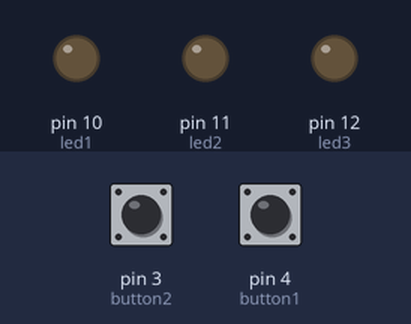
Bench run of a sketch on a simulated Arduino Uno, built with avr-gcc and run on an emulated ATmega328P. Parts: output pins drawn as LEDs (lit = HIGH). The inputs (shaded band) are chosen by the test bench; at power-on: pin 3 (button2) LOW, pin 4 (button1) LOW.

Above: at 1.2 s.
1.3 s: pin 3 (button2) pulled HIGH for 0.15 s
At 2.1 s:
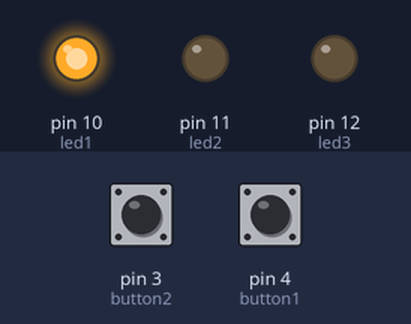
2.9 s: pin 3 (button2) pulled HIGH for 1 s
At 5.1 s:
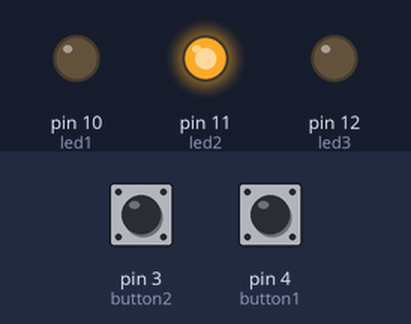
5.4 s: pin 3 (button2) pulled HIGH for 0.15 s
At 6.7 s:
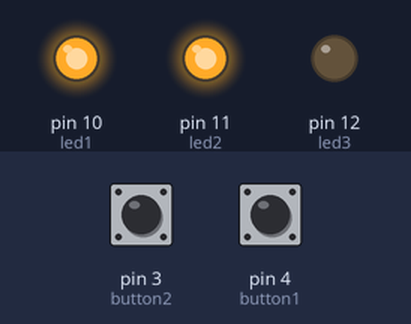
7.0 s: pin 3 (button2) pulled HIGH for 3.2 s
At 10.9 s:
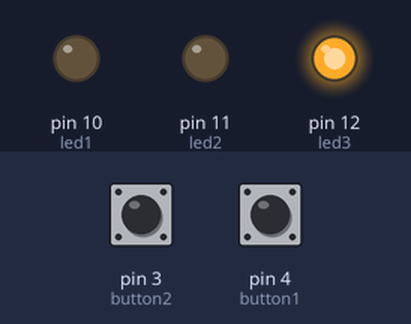
11.7 s: pin 3 (button2) pulled HIGH for 0.15 s
At 12.5 s:
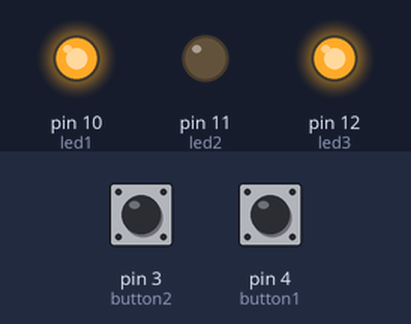
13.3 s: pin 3 (button2) pulled HIGH for 1 s
At 14.8 s:
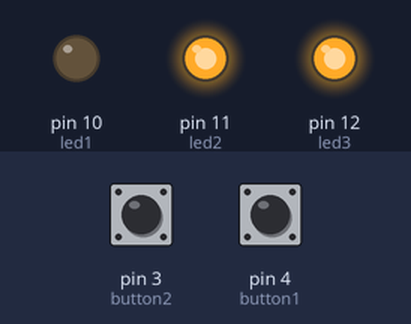
Timing chart, 0 to 16.3 s (numbered marks = the images above; inputs shaded):
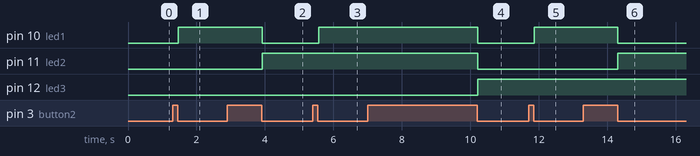

The sketch:

CS362_Lab2.ino
```cpp
//Gina Gerace, 664765515, ggerac3
//Lab 2
//Use 2 push buttons to increment or decrement a counter. The counter's
//   value should be shown in binary on three LEDs.
//I expect the Debounce code to take care of any bouncing going on in the push buttons.
//    I expect using the push buttons will change the LEDs.
//I used code snippets from Ladyada Lesson 5. And i refered to the Arduino Button tutorial.

int button1 = 4;                //button to decrease counter
int button2 = 3;                //button to increase counter
int led1 = 10;
int led2 = 11;
int led3 = 12;

int count = 0;                  //will hold value to represent in binary

//for button1
int val1;                       // variable for reading the pin status
int val2;                       // variable for reading the delayed/debounced status
int buttonState1;               // variable to hold the button state

//for button2
int val3;                       // variable for reading the pin status
int val4;                       // variable for reading the delayed/debounced status
int buttonState2;               // variable to hold the button state


void setup() {
  // Set the switch pins as input
  pinMode(button1, INPUT);
  pinMode(button2, INPUT);

  // Set the LED pins to output
  pinMode(led1, OUTPUT);
  pinMode(led2, OUTPUT);
  pinMode(led3, OUTPUT);

  Serial.begin(9600);                     // Set up serial communication at 9600bps
  buttonState1 = digitalRead(button1);    // read the initial state for button 1
  buttonState2 = digitalRead(button2);    // read the initial state for button 2
}

void loop() {
  //if button1 is pressed
  val1 = digitalRead(button1);       // read input value and store it in val
  delay(10);                         // 10 milliseconds is a good amount of time
  val2 = digitalRead(button1);       // read the input again to check for bounces
  if (val1 == val2) {                // make sure we got 2 consistant readings!
    if (val1 != buttonState1) {      // the button state has changed!
      if (val1 == LOW)               // check if the button is pressed
        count--;                     // decrease count by 1
    }
    buttonState1 = val1;             // save the new state in our variable
  }

  //if button2 is pressed
  val3 = digitalRead(button2);       // read input value and store it in val
  delay(10);                         // 10 milliseconds is a good amount of time
  val4 = digitalRead(button2);       // read the input again to check for bounces
  if (val3 == val4) {                // make sure we got 2 consistant readings!
    if (val3 != buttonState2) {      // the button state has changed!
      if (val3 == LOW)               // check if the button is pressed
        count++;                     // increase count by 1
    }
    buttonState2 = val3;             // save the new state in our variable
  }

  //make sure count is between 0 and 7
  if(count < 0)
    count = 0;
  if(count > 7)
    count = 7;

  //display number in binary
  if(count & B001)
    digitalWrite(led1, HIGH);
  else
    digitalWrite(led1, LOW);
  if(count & B010)
    digitalWrite(led2, HIGH);
  else
    digitalWrite(led2, LOW);
  if(count & B100)
    digitalWrite(led3, HIGH);
  else
    digitalWrite(led3, LOW);
}
```

Measured:
- after the input at 1.3 s, pin 10 (led1): LOW → HIGH after 0.16 s
- after the input at 2.9 s, pin 10 (led1): HIGH → LOW after 1.0 s; pin 11 (led2): LOW → HIGH after 1.0 s
- after the input at 5.4 s, pin 10 (led1): LOW → HIGH after 0.17 s
- after the input at 7.0 s, pin 10 (led1), pin 11 (led2): HIGH → LOW after 3.2 s; pin 12 (led3): LOW → HIGH after 3.2 s
- after the input at 11.7 s, pin 10 (led1): LOW → HIGH after 0.17 s
- after the input at 13.3 s, pin 10 (led1): HIGH → LOW after 1.0 s; pin 11 (led2): LOW → HIGH after 1.0 s
